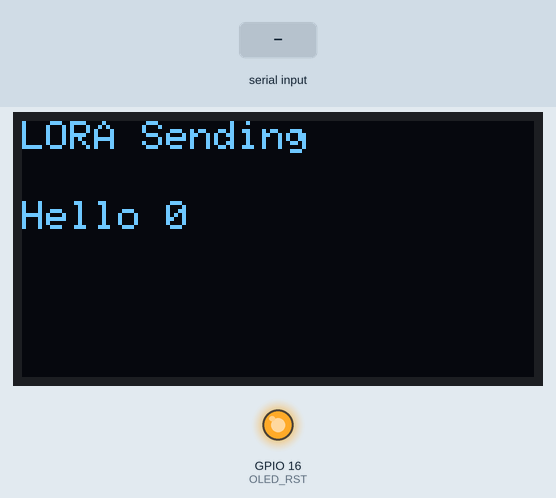
This sketch was run on a simulated ESP32. Shown: 128×64 one-colour display, output pins drawn as LEDs (lit = HIGH). Inputs (shaded band) come from the test bench. No radio packets arrive unless stated; what the sketch prints to the serial monitor is not drawn.

Above: at 3.6 s.
3.7 s: "1" received over Serial
At 5.8 s:
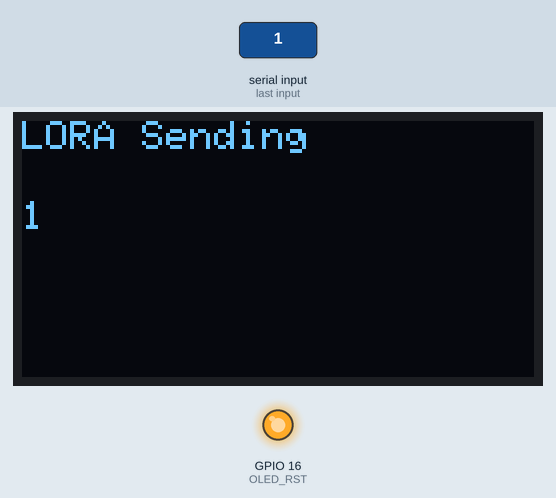
At 6.5 s:
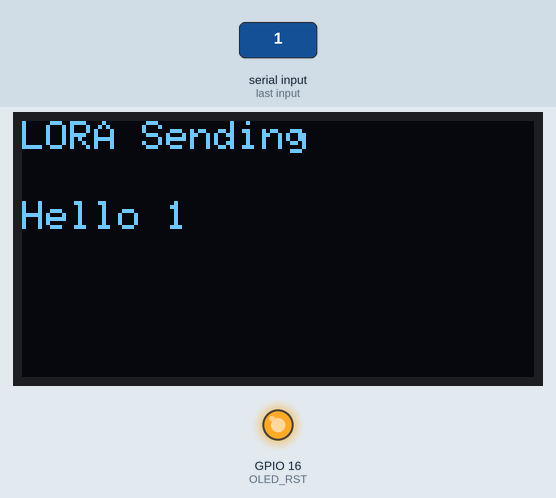
6.7 s: "0" received over Serial
At 8.1 s:
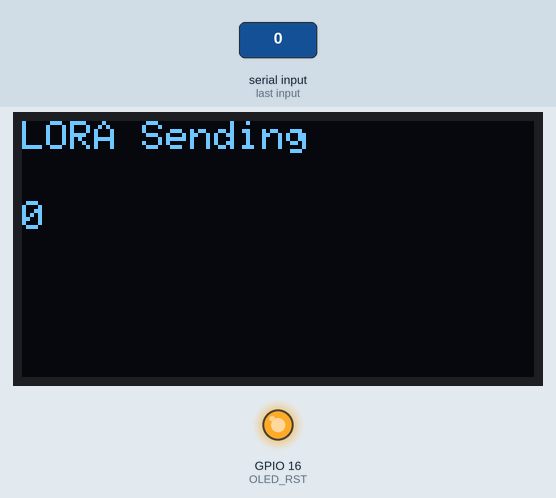
Timing chart, 0 to 9.7 s (numbered marks = the images above; inputs shaded):
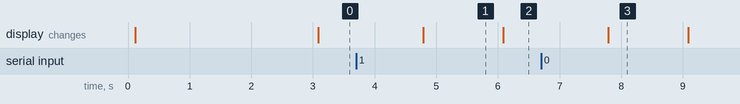

Measured:
- after the input at 3.7 s, the display: changes after 1.1 s (image 1)
- after the input at 6.7 s, the display: changes after 1.1 s (image 3)
- what the display in image 1 shows lasts 1.3 s, from 4.8 s to 6.1 s

The sketch:

LoRaSender.ino
```cpp
/*
  LoRa Duplex communication

  Sends a message every half second, and polls continually
  for new incoming messages. Implements a one-byte addressing scheme,
  with 0xFF as the broadcast address.

  Uses readString() from Stream class to read payload. The Stream class'
  timeout may affect other functuons, like the radio's callback. For an

  created 28 April 2017
  by Tom Igoe
*/
#include <SPI.h>              // include libraries
#include <LoRa.h>

//Libraries for OLED Display
#include <Wire.h>
#include <Adafruit_GFX.h>
#include <Adafruit_SSD1306.h>

//define the pins used by the LoRa transceiver module
#define SCK 5
#define MISO 19
#define MOSI 27
#define SS 18
#define RST 14
#define DIO0 26

//433E6 for Asia
//866E6 for Europe
//915E6 for North America
#define BAND 923E6

//OLED pins
#define OLED_SDA 4
#define OLED_SCL 15
#define OLED_RST 16
#define SCREEN_WIDTH 128 // OLED display width, in pixels
#define SCREEN_HEIGHT 64 // OLED display height, in pixels

Adafruit_SSD1306 display(SCREEN_WIDTH, SCREEN_HEIGHT, &Wire, OLED_RST);

const int csPin = 7;          // LoRa radio chip select
const int resetPin = 6;       // LoRa radio reset
const int irqPin = 1;         // change for your board; must be a hardware interrupt pin

String outgoing;              // outgoing message

byte msgCount = 0;            // count of outgoing messages
byte localAddress = 0xBB;     // address of this device
byte destination = 0xFF;      // destination to send to
long lastSendTime = 0;        // last send time
int interval = 2000;          // interval between sends

unsigned long previousMillis = 0;
int count = 0;

void setup() {
  Serial.begin(115200);                   // initialize serial

  //reset OLED display via software
  pinMode(OLED_RST, OUTPUT);
  digitalWrite(OLED_RST, LOW);
  delay(20);
  digitalWrite(OLED_RST, HIGH);

  Wire.begin(OLED_SDA, OLED_SCL);
  if(!display.begin(SSD1306_SWITCHCAPVCC, 0x3c, false, false)) { // Address 0x3C for 128x32
    Serial.println(F("SSD1306 allocation failed"));
    for(;;); // Don't proceed, loop forever
  }

  display.clearDisplay();
  display.setTextColor(WHITE);
  display.setTextSize(1);
  display.setCursor(0,0);
  display.print("LORA RECEIVER ");
  display.display();


  while (!Serial);

  Serial.println("LoRa Duplex 01");

  //SPI LoRa pins
  SPI.begin(SCK, MISO, MOSI, SS);
  //setup LoRa transceiver module
  LoRa.setPins(SS, RST, DIO0);

  // override the default CS, reset, and IRQ pins (optional)
  // LoRa.setPins(csPin, resetPin, irqPin);// set CS, reset, IRQ pin

  if (!LoRa.begin(BAND)) {
    Serial.println("Starting LoRa failed!");
    while (1);
  }
  LoRa.setTxPower(20);
  Serial.println("LoRa init succeeded.");
  display.setCursor(0,10);
  display.println("LoRa Initializing OK!");
  display.display();
}

void loop() {
  unsigned long currentMillis = millis();
    if (currentMillis - previousMillis >= 3000) {
      previousMillis = currentMillis;

      String Mymessage = "Hello " + String(count);
      sendMessage(Mymessage);
      Serial.println("Sending " + Mymessage);
      display.clearDisplay();
      display.setCursor(0,0);
      display.print("LORA Sending");
      display.setCursor(0,20);
      display.print(Mymessage);
      display.display();
      delay(100);
      count += 1;
      Mymessage = "";
    }
  if(Serial.available()>0)
   {
    //read data
    String Mymessage = Serial.readString();
    sendMessage(Mymessage);
    Serial.println("Sending " + Mymessage);
    display.clearDisplay();
    display.setCursor(0,0);
    display.print("LORA Sending");
    display.setCursor(0,20);
    display.print(Mymessage);
    display.display();
    delay(100);
    Mymessage = "";
   }

  // parse for a packet, and call onReceive with the result:
  onReceive(LoRa.parsePacket());
}

void sendMessage(String outgoing) {
  LoRa.beginPacket();                   // start packet
  LoRa.write(destination);              // add destination address
  LoRa.write(localAddress);             // add sender address
  LoRa.write(msgCount);                 // add message ID
  LoRa.write(outgoing.length());        // add payload length
  LoRa.print(outgoing);                 // add payload
  LoRa.endPacket();                     // finish packet and send it
  msgCount++;                           // increment message ID
}

void onReceive(int packetSize) {
  if (packetSize == 0) return;          // if there's no packet, return

  // read packet header bytes:
  int recipient = LoRa.read();          // recipient address
  byte sender = LoRa.read();            // sender address
  byte incomingMsgId = LoRa.read();     // incoming msg ID
  byte incomingLength = LoRa.read();    // incoming msg length

  String incoming = "";

  while (LoRa.available()) {
    incoming += (char)LoRa.read();
  }

  if (incomingLength != incoming.length()) {   // check length for error
    Serial.println("error: message length does not match length");
    return;                             // skip rest of function
  }

  // if the recipient isn't this device or broadcast,
  if (recipient != localAddress && recipient != 0xFF) {
    Serial.println("This message is not for me.");
    return;                             // skip rest of function
  }

  // if message is for this device, or broadcast, print details:
  Serial.println("Received from: 0x" + String(sender, HEX));
  Serial.println("Sent to: 0x" + String(recipient, HEX));
  Serial.println("Message ID: " + String(incomingMsgId));
  Serial.println("Message length: " + String(incomingLength));
  Serial.println("Message: " + incoming);
  Serial.println("RSSI: " + String(LoRa.packetRssi()));
  Serial.println("Snr: " + String(LoRa.packetSnr()));
  Serial.println();
  display.clearDisplay();
  display.setCursor(0,0);
  display.print("LORA Received");
  display.setCursor(0,20);
  display.print(incoming);
  display.setCursor(0,40);
  display.print("RSSI: " + String(LoRa.packetRssi()));
  display.setCursor(0,50);
  display.print("Snr: " + String(LoRa.packetSnr()));
  display.display();
}
```
